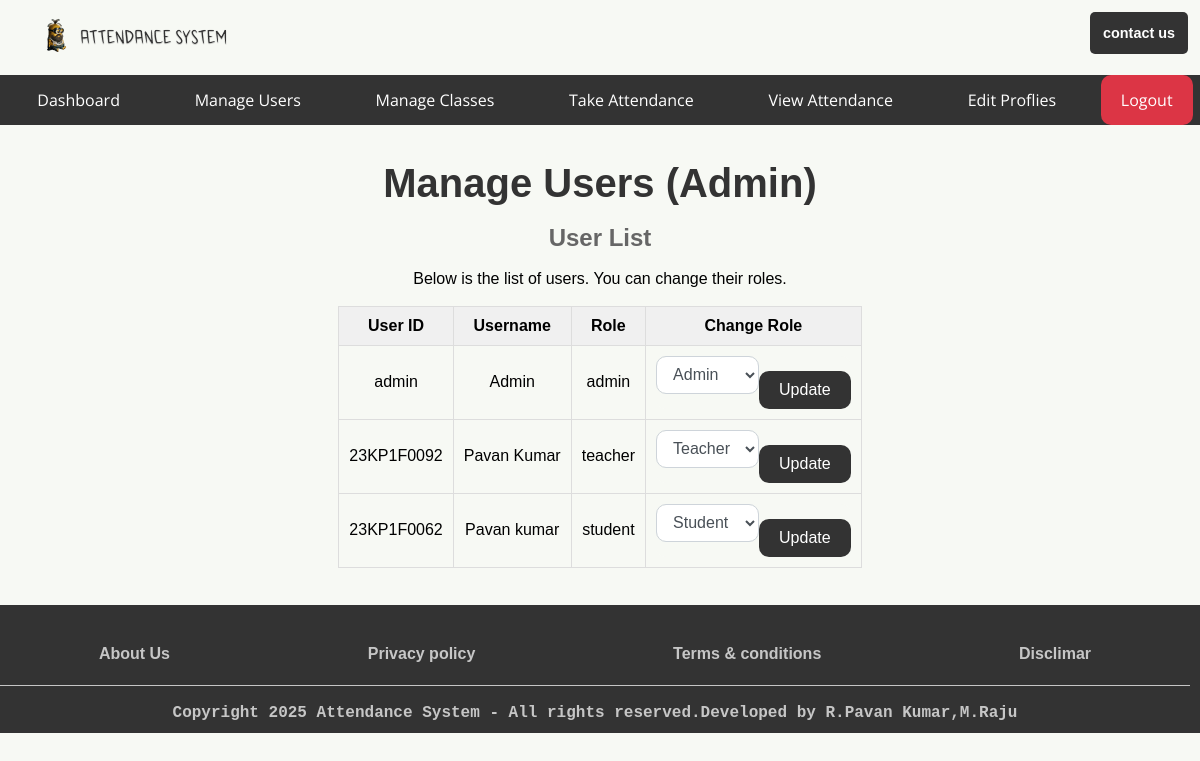
Page /admin/manage_users (signed in) on the committed database.
### app.py (models this page shows, shortened)
class User(db.Model):
    userid = db.Column(db.String(10), primary_key=True, unique=True, nullable=False)
    username = db.Column(db.String(150), nullable=False)
    password_hash = db.Column(db.String(150), nullable=False)
    role = db.Column(db.String(50), nullable=False)

### app.py (the view, shortened to what this page needs)
@app.route('/admin/manage_users', methods=['GET', 'POST'])
@role_required('admin')
def manage_users():
    users = User.query.all()  # Get all users from the database
    return render_template('auth/dashboards/admin/manage_users.html', users=users)

### app.py (called while the page is built)
def role_required(roles):
    if not isinstance(roles, list):
        roles = [roles]  # Ensure roles is a list
    def decorator(func):
        @wraps(func)
        def wrapper(*args, **kwargs):
            if 'username' not in session:
                return redirect(url_for('login'))
            user = User.query.filter_by(username=session['username']).first()
            if user.role not in roles:  # Check if the user's role is in the allowed roles list
                return redirect(url_for('index'))  # Redirect to the home page if unauthorized
            return func(*args, **kwargs)
        return wrapper
    return decorator

### templates/auth/dashboards/admin/manage_users.html (shortened to what this page needs)
{% extends 'base/base_admin.html' %}
{% block body %}
<main>
    <h1>Manage Users (Admin)</h1><br/>
    <h2>User List</h2><br/>
    <p>Below is the list of users. You can change their roles.</p><br/>
    <div style="overflow-x: auto; max-width: 100%;">
    <table>
        <thead>
            <tr>
                <th>User ID</th>
                <th>Username</th>
                <th>Role</th>
                <th>Change Role</th>
            </tr>
        </thead>
        <tbody>
            {% if users %}
                {% for user in users %}
                    <tr>
                        <td>{{ user.userid }}</td>
                        <td>{{ user.username }}</td>
                        <td>{{ user.role }}</td>
                        <td>
                            <form class="role-form" action="{{ url_for('manage_users') }}" method="POST">
                                <select name="role" class="form-control">
                                    <option value="admin" {% if user.role == 'admin' %}selected{% endif %}>Admin</option>
                                    <option value="teacher" {% if user.role == 'teacher' %}selected{% endif %}>Teacher</option>
                                    <option value="student" {% if user.role == 'student' %}selected{% endif %}>Student</option>
                                </select>
                                <button type="submit" class="role-btn">Update</button>
                            </form>
                        </td>
                    </tr>
                {% endfor %}
            {% else %}
                <tr><td colspan="4">No users found.</td></tr>
            {% endif %}
        </tbody>
    </table>
</div>
</main>
{% endblock body %}

### static/styles/index.css (style rules this page uses)
* { background: #f7f9f4; font-family: 'Arial', sans-serif; margin: 0; padding: 0; box-sizing: border-box; font-size: 1rem; text-decoration: none; }
main { display: flex; justify-content: start; align-items: center; flex-direction: column; padding: 3% 0; width: 100%; min-height: 60vh; }
form { width: 300px; max-width: 500px; margin: 40px auto; padding: 20px; border: 1px solid #ddd; border-radius: 10px; box-shadow: 0 0 10px rgba(0, 0, 0, 0.1); }
table { margin: 0 auto; border-collapse: collapse; border-spacing: 0; width: 100%; border: 1px solid #ddd; }
th, td { border: 1px solid #ddd; padding: 10px; text-align: center; }
th { background-color: #f0f0f0; }
h1 { text-align: center; font-size: 2.5rem; color: #333; }
h2 { text-align: center; font-size: 1.5rem; color: #666; }
button.role-btn { background-color: #333; color: #fff; border: none; border-radius: 10px; padding: 10px 20px; font-size: 16px; flex-wrap: wrap; text-decoration: none; cursor: pointer; }
form.role-form { width: auto; max-width: auto; margin: 0 auto; padding: 0 0 0 0; border: none; border-radius: none; box-shadow: none; display: flex; }
.form-control { display: block; height: calc(1.5em + .75rem + 2px); padding: .375rem .75rem; font-size: 1rem; font-weight: 400; line-height: 1.5; color: #495057; background-color: #fff; background-clip: padding-box; border: 1px solid #ced4da; border-radius: 10px; transition: border-color .15sease-in-out, box-shadow .15sease-in-out; }
button { width: 100%; padding: 10px; background-color: #ff7b00; border: none; border-radius: 5px; color: white; font-size: 16px; cursor: pointer; margin-top: 15px; }

### rows in the picture
User: userid "admin", username "Admin", role "admin", role "Admin"
User: userid "23KP1F0092", username "Pavan Kumar", role "teacher", role "Teacher"
User: userid "23KP1F0062", username "Pavan kumar", role "student", role "Student"
